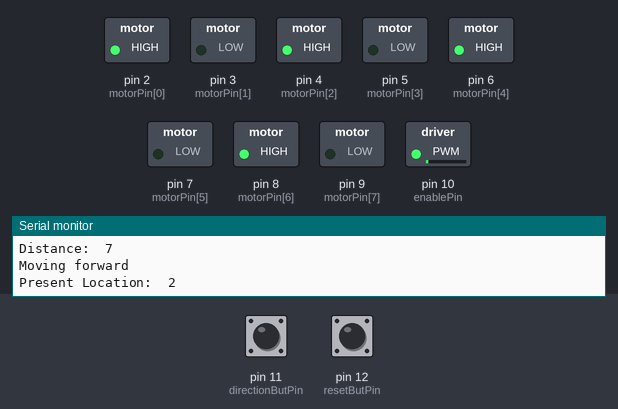
Recording of a sketch running on a simulated Arduino Uno, built with avr-gcc and run on an emulated ATmega328P. Shown: switched loads named in the sketch (green lamp = pin HIGH), the last lines printed to the serial monitor. The inputs (shaded band) are chosen by the test bench; at power-on: pin 11 (directionButPin) LOW, pin 12 (resetButPin) LOW.

Above: at 0.1 s.
At 70.1 s:
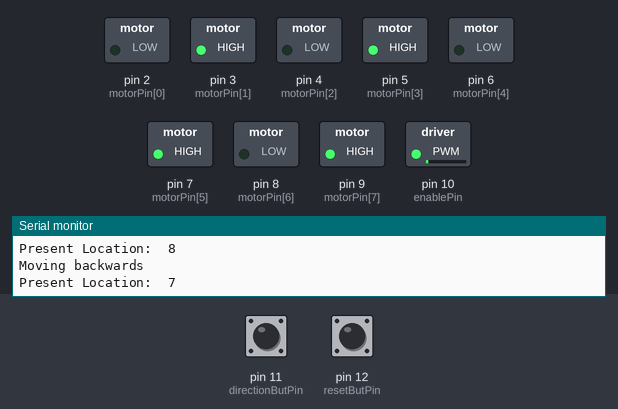
At 90.1 s:
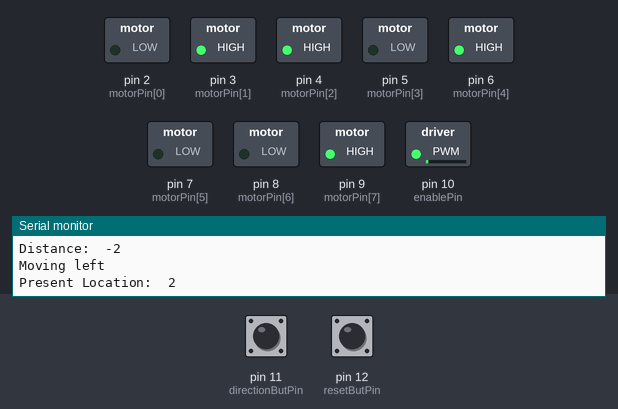
Timing chart, 0 to 91.6 s (numbered marks = the images above):
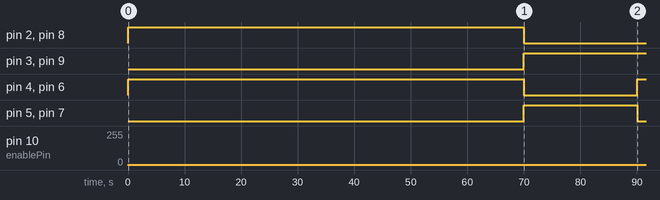

Measured:
- by itself, pin 2 (motorPin[0]), pin 8 (motorPin[6]): LOW → HIGH at 0.00 s, → LOW 70.0 s later
- by itself, pin 3 (motorPin[1]), pin 9 (motorPin[7]): LOW → HIGH at 70.0 s
- by itself, pin 4 (motorPin[2]), pin 6 (motorPin[4]): LOW → HIGH at 0.00 s, → LOW 70.0 s later, → HIGH 20.0 s later
- by itself, pin 5 (motorPin[3]), pin 7 (motorPin[5]): LOW → HIGH at 70.0 s, → LOW 20.0 s later
- by itself, pin 10 (enablePin): 0/255 → 1/255 at 0.00 s

The sketch:

drive.ino
```cpp
/*not going to first hopper correctly/going to new hopper and back properly*/

const int motorPin[] = {2,3,4,5,6,7,8,9};
const int directionButPin = 11;
const int resetButPin = 12;
const int enablePin = 10;

boolean resetState = 0;
boolean prevResetState = 0;
int wheelState = 0;

boolean dir = 0;
boolean prevDir = 0;

//byte board[6][8] = {{0}};
byte presentLocation[2] = {3,1};
int xLocationHopper[4] = {1,6};//,3,4};
int yLocationHopper[4] = {1,1};//,3,5};
int endLocation[2] = {3,8};
int distance = 0;
int hopperNum = 0;

void setup()
{
  Serial.begin(9600);
  for (int i = 0; i < 9; i++)
  {
    pinMode(motorPin[i], OUTPUT);
  }
  pinMode(directionButPin, INPUT);
  pinMode(resetButPin, INPUT);
  pinMode(enablePin, OUTPUT);

  digitalWrite(enablePin, LOW);
}

void loop()
{
  dir = digitalRead(directionButPin);
  delay(1);

  resetState = digitalRead(resetButPin);
  delay(1);

  if(resetState != prevResetState)
  {
    if(resetState)
      wheelState = 0;
  }

  analogWrite(enablePin, HIGH);
//  movement(wheelState);
  Serial.print("Which hopper:  ");
  Serial.println(hopperNum);

  if(yLocationHopper[hopperNum] != presentLocation[1])
  {
    drive(yLocationHopper[hopperNum], presentLocation[1], 1);
    presentLocation[1] = yLocationHopper[hopperNum];
  }
  else
  {
    drive(endLocation[1], presentLocation[1], 1);
    presentLocation[1] = endLocation[1];
  }

  Serial.print("Present Location-Y:  ");
  Serial.println(presentLocation[1]);
  delay(10000);

  if(xLocationHopper[hopperNum] != presentLocation[0])
  {
    drive(xLocationHopper[hopperNum], presentLocation[0], 0);
    presentLocation[0] = xLocationHopper[hopperNum];
  }
  else
  {
    drive(endLocation[0], presentLocation[0], 0);
    presentLocation[0] = endLocation[0];
    Serial.print("Deposited hopper #");
    Serial.print(hopperNum);
    Serial.println("!");

    if(hopperNum < 4)
      hopperNum++;
  }

  Serial.print("Present Location-X:  ");
  Serial.println(presentLocation[0]);
  delay(10000);

  //somehow direct robot to move along the walls to location (3,8)
  // location is (1,1)
  // want to move y, then x

  Serial.print("Motor Direction:  ");
  Serial.println(wheelState);

  prevResetState = resetState;
  prevDir = dir;
}

void drive(int locationHopper, int presentLocation, int VH) // VH = 1, F/B - VH = 0, L/R
{
  int moved = 0;
  distance = locationHopper - presentLocation;
  Serial.print("Distance:  ");
  Serial.println(distance);
  while(distance != 0)
  {
    distance = locationHopper - presentLocation;
    if(VH)
    {
      if(distance > 0)
      {
        wheelState = 0;
        moved = 1;
      }
      else
      {
        wheelState = 2;
        moved = -1;
      }
    }
    else
    {
      if(distance > 0)
      {
        wheelState = 1;
        moved = 1;
      }
      else
      {
        wheelState = 3;
        moved = -1;
      }
    }

    movement(wheelState);
    presentLocation += moved;
    Serial.print("Present Location:  ");
    Serial.println(presentLocation);
    delay(10000);
  }
}

void movement(int motorDirection)//0 is forward, 1 is right, 2 is back, 3 is left
{
   boolean highLow = 0;

    if(motorDirection == 0)
   {
     highLow = 1;
     Serial.println("Moving forward");
   }
   else if (motorDirection == 1)
   {
     Serial.println("Moving right");
     highLow = 1;
   }
   else if (motorDirection == 2)
   {
     Serial.println("Moving backwards");
     highLow = 0;
   }
   else
   {
     Serial.println("Moving left");
     highLow = 0;
   }

   if(motorDirection == 0 || motorDirection == 2)
   {
     digitalWrite(motorPin[0], highLow); // front left wheel
     digitalWrite(motorPin[1], !highLow);

     digitalWrite(motorPin[2], highLow); // front right wheel
     digitalWrite(motorPin[3], !highLow);

     digitalWrite(motorPin[4], highLow); // back right wheel
     digitalWrite(motorPin[5], !highLow);

     digitalWrite(motorPin[6], highLow); // back left wheel
     digitalWrite(motorPin[7], !highLow);
   }
   else
   {
     digitalWrite(motorPin[0], highLow);
     digitalWrite(motorPin[1], !highLow);

     digitalWrite(motorPin[2], !highLow);
     digitalWrite(motorPin[3], highLow);

     digitalWrite(motorPin[4], !highLow);
     digitalWrite(motorPin[5], highLow);

     digitalWrite(motorPin[6], highLow);
     digitalWrite(motorPin[7], !highLow);
   }
 }
```
